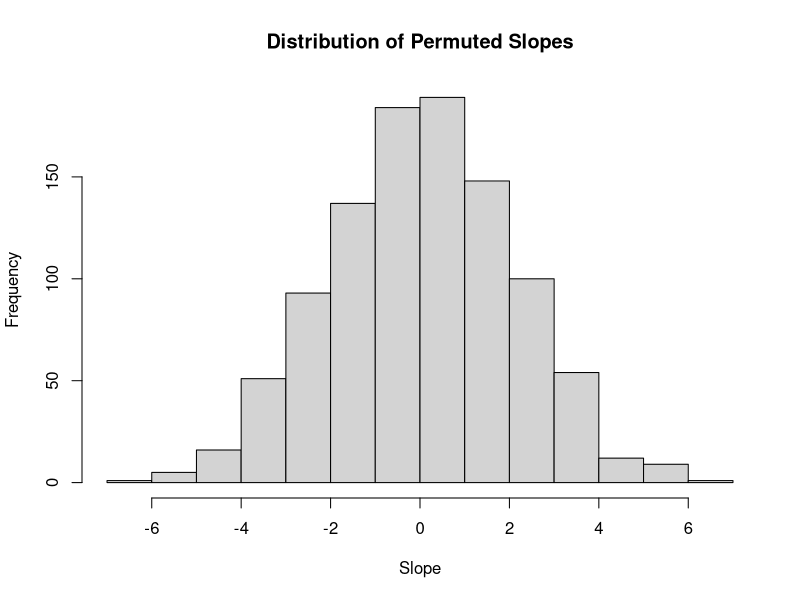

Reproduce this figure in R.
## ---- chunk 1
### TODO: uncomment the below and complete.

mtcars.small <- mtcars[, c('mpg', 'drat')]
print(mtcars.small)
## ---- chunk 2
# #TODO: uncomment code below and take note of slope estimate.
# #Fist we run lm with mpg regressed on drat,
# #data=mtcars.small means use columns from this data frame,
# #then  extract coefficients from model
# 
# summary(lm(mpg ~ drat, data=mtcars.small))$coefficients
# 2*(1-pt(5.096042,30))
# 
# # Code for extracting the coefficient beta_1
# output <- lm( mpg ~ drat, data=mtcars.small) );
# output$coefficients[2]

model <- lm(mpg ~ drat, data=mtcars.small)
coefficients <- summary(model)$coefficients
print(coefficients)
t_stat <- 5.096
p_value <- 2 * (1 - pt(t_stat, df=30))
print(p_value)
beta_1 <- coefficients[2, 1]  
print(beta_1)

## ---- chunk 3
### TODO: complete c here.
permute_test <- function(M = 1000) {
  slopes <- numeric(M)
  for (i in 1:M) {
    permuted_drat <- sample(mtcars.small$drat)
    permuted_model <- lm(mpg ~ permuted_drat, data = mtcars.small)
    slopes[i] <- coef(permuted_model)[2]
  }
  return(slopes)
}
M <- 1000
permuted_slopes <- permute_test(M)
hist(permuted_slopes, main = "Distribution of Permuted Slopes", xlab = "Slope")
abline(v = beta_1, col = "red", lwd = 2)  
p_value_perm <- mean(abs(permuted_slopes) >= abs(beta_1))
print(p_value_perm)
